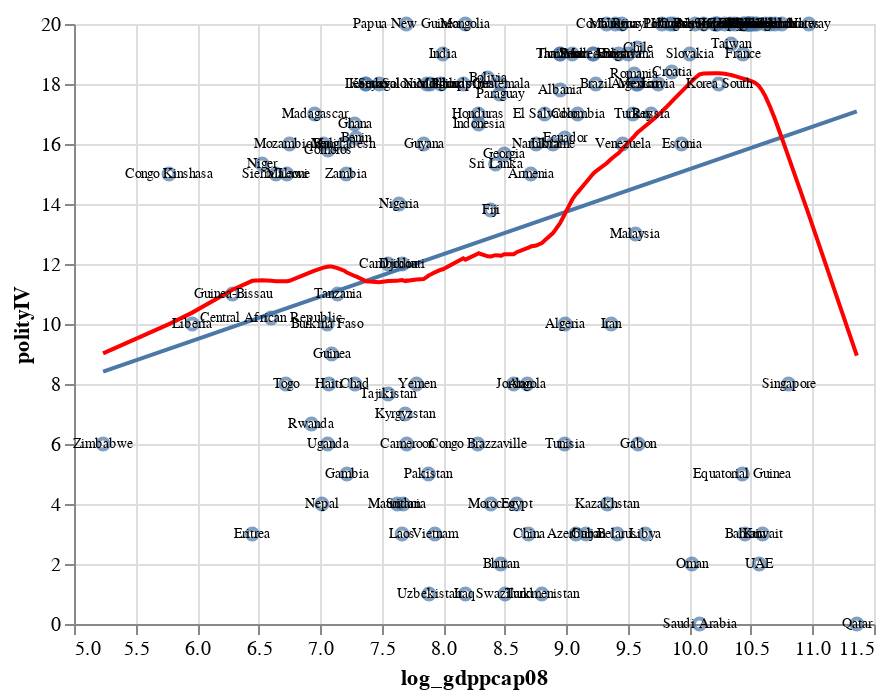

Write notebook code for a chart like this one.
### Markdown cell above
# Exercise 8

### Code cell
base1 + fit + loess + alt.Chart(wdi).encode(
    x = alt.X('log_gdppcap08', scale = alt.Scale(zero=False)),
    y = alt.Y('polityIV', scale = alt.Scale(zero=False)),
    text = 'country'
).mark_text(size = 7)

### Figure 1 — Vega-Lite specification as saved in the notebook (floating-point values rounded to 4 significant figures; data arrays with more than 128 entries replaced by an {"elided": "..."} marker saying what was removed)
{"config": {"view": {"continuousWidth": 400, "continuousHeight": 300}}, "layer": [{"mark": "point", "encoding": {"x": {"field": "log_gdppcap08", "scale": {"zero": false}, "type": "quantitative"}, "y": {"field": "polityIV", "type": "quantitative"}}}, {"mark": "line", "encoding": {"x": {"field": "log_gdppcap08", "scale": {"zero": false}, "type": "quantitative"}, "y": {"field": "polityIV", "type": "quantitative"}}, "transform": [{"on": "log_gdppcap08", "regression": "polityIV"}]}, {"mark": {"type": "line", "color": "red"}, "encoding": {"x": {"field": "log_gdppcap08", "scale": {"zero": false}, "type": "quantitative"}, "y": {"field": "polityIV", "type": "quantitative"}}, "transform": [{"loess": "polityIV", "on": "log_gdppcap08"}]}, {"mark": {"type": "text", "size": 7}, "encoding": {"text": {"field": "country", "type": "nominal"}, "x": {"field": "log_gdppcap08", "scale": {"zero": false}, "type": "quantitative"}, "y": {"field": "polityIV", "scale": {"zero": false}, "type": "quantitative"}}}], "data": {"name": "data-a57a5790f2e448c8a0654389a6b3a5a7"}, "$schema": "https://vega.github.io/schema/vega-lite/v4.17.0.json", "datasets": {"data-a57a5790f2e448c8a0654389a6b3a5a7": {"elided": "145 records"}}}
